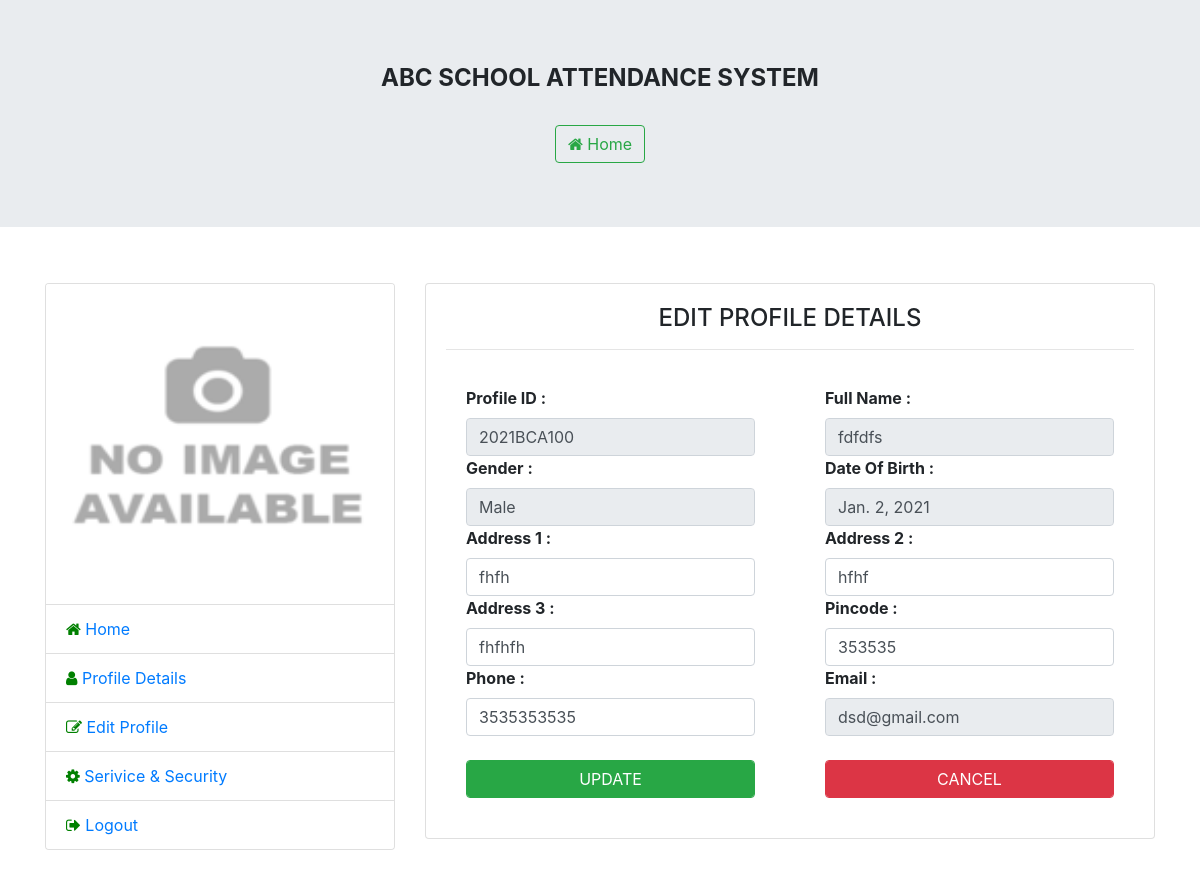
Page /EditProfile/ (signed in) on the committed database.
### User/models.py (models this page shows)
class Student(models.Model):
    Stud_Id=models.TextField(primary_key=True)
    Email = models.ForeignKey(User,on_delete=models.CASCADE)
    Name = models.CharField(max_length=70,null=True)
    DOB = models.DateField(null=True)
    Gender = models.CharField(max_length=10)
    Country = models.CharField(max_length=20,null=True)
    Addr_1 = models.CharField(max_length=70,null=True)
    Addr_2 = models.CharField(max_length=70,null=True)
    Addr_3 = models.CharField(max_length=70,null=True)
    Pincode = models.CharField(max_length=10,null=True)
    Mobile = models.CharField(max_length=15,null=True)
    image = models.ImageField(default='default.png',upload_to='Profile Pics',null=True)

### User/views.py (the view)
# urls.py: path('EditProfile/',views.EditProfile,name='EditProfile'),
@login_required(login_url='/Login')
def EditProfile(request):
    if request.method == "POST":
        addr1 = request.POST['addr1']
        addr2 = request.POST['addr2']
        addr3 = request.POST['addr3']
        Pin = request.POST['pin']
        Mob = request.POST['mob']
        user = User.objects.get(username=request.session['username'])
        val = Student.objects.get(Email = user)
        val.Addr_1 = addr1
        val.Addr_2 = addr2
        val.Addr_3 = addr3
        val.Pincode = Pin
        val.Mobile = Mob
        val.save()
        return redirect('Profile')
    else:
        user = User.objects.get(username=request.session['username'])
        val = Student.objects.get(Email = user)
        return render(request,'User/Edit_Profile.html',{'val':val})

### Templates/User/Edit_Profile.html (shortened to what this page needs)
{% extends 'User/Base_Guest.html' %}
{% load static %}
{% block content %}
       <div class="container">
        <br>
        <form action="{% url 'EditProfile' %}" method="POST">
        <div class="row">
           <div class="col-md-4">
              <div class="card">
                <img class="card-img-top" src="{{ val.image.url }}" alt="Card image cap"  height="320"/>
                 <ul class="list-group list-group-flush">
                    <li class="list-group-item"><i class="fa fa-home"style="color:green"> </i><a href="{% url 'Home' %}" class="card-link">   Home</a></li>
                    <li class="list-group-item"> <i class="fa fa-user" style="color:green"> </i><a href="{% url 'Profile' %}" class="card-link">    Profile Details</a></li>
                    <li class="list-group-item"><i class="fa fa-edit" style="color:green"> </i><a href="{% url 'EditProfile' %}" class="card-link">   Edit Profile</a></li>
                     <li class="list-group-item"><i class="fa fa-cog" style="color:green"> </i><a href="{% url 'Services' %}" class="card-link">   Serivice & Security</a></li>
                     <li class="list-group-item"><i class="fa fa-sign-out"style="color:green"> </i><a href="{% url 'Logout' %}" class="card-link">   Logout</a></li>
                 </ul>
              </div>
           </div>
           <div class="col-md">
            <div class="card">
              <div class="card-body">
                  <center><h4 class="card-title">EDIT PROFILE DETAILS</h4></center>
                   <hr>
                   <div class="row">
                       <div class="col-md">
                       <div class="">
                       <div class="card-body">
                    <label><strong>Profile ID :</strong></label>
                   <input class="form-control mr-sm-2" type="text"  readonly  value="{{ val.Stud_Id }}">
                   <label><strong>Gender :</strong></label>
                   <input class="form-control mr-sm-2" type="text"  disabled value="{{ val.Gender }}">
                   <label><strong>Address 1 :</strong></label>
                   <input class="form-control mr-sm-2" type="text" name="addr1" value="{{ val.Addr_1 }}">
                   <label><strong>Address 3  :</strong></label>
                   <input class="form-control mr-sm-2" type="text" name="addr3"  value="{{ val.Addr_3 }}">
                   <label><strong>Phone :</strong></label>
                   <input class="form-control mr-sm-2" type="text" name="mob" value="{{ val.Mobile }}" maxlength="10" required pattern="[1-9]{1}[0-9]{9}" title="Please Enter Valid Number">
                   <br>
                   <input type="submit" value="UPDATE" class="btn btn-success form-control">
                   </div>
                   </div>
                   </div>
                   <div class="col-md">
                       <div class="">
                       <div class="card-body">
                    <label><strong>Full Name :</strong></label>
                   <input class="form-control mr-sm-2" type="text" disabled value="{{ val.Name }}" >
                   <label><strong>Date Of Birth :</strong></label>
                   <input class="form-control mr-sm-2" type="text" disabled  value="{{ val.DOB }}" >
                   <label><strong>Address 2 :</strong></label>
                   <input class="form-control mr-sm-2" type="text" name="addr2" value="{{ val.Addr_2 }}" >
                   <label><strong>Pincode :</strong></label>
                   <input class="form-control mr-sm-2" type="text" name="pin"  value="{{ val.Pincode }}" maxlength="6" required pattern="[1-9]{1}[0-9]{5}" title="Please Enter Valid Picode" >
                   <label><strong>Email :</strong></label>
                   <input class="form-control mr-sm-2" type="text" readonly value="{{ val.Email }}" >
                   <br>
                   <a href="{% url 'Profile' %}" class="btn btn-danger form-control">CANCEL</a>
               </div>
            </div>
         </div>
         </div>
                  </div>
                </div>
              </div>
      </div>
   </form>
    </div>
    <br>
    <br>
    <br>
{% endblock %}

### rows in the picture
Student: image (placeholder picture), Stud_Id "2021BCA100", Gender "Male", addr1 "fhfh", addr3 "fhfhfh", mob "3535353535", Name "fdfdfs", DOB "Jan. 2, 2021", addr2 "hfhf", pin "353535", Email "dsd@gmail.com"
